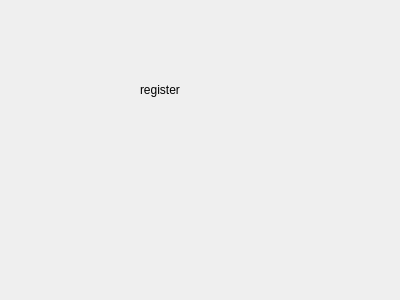
<?xml version="1.0" encoding="UTF-8"?>
<ui version="4.0">
 <class>Form</class>
 <widget class="QWidget" name="Form">
  <property name="geometry">
   <rect>
    <x>0</x>
    <y>0</y>
    <width>400</width>
    <height>300</height>
   </rect>
  </property>
  <property name="windowTitle">
   <string>Form</string>
  </property>
  <widget class="QLabel" name="label">
   <property name="geometry">
    <rect>
     <x>140</x>
     <y>80</y>
     <width>66</width>
     <height>19</height>
    </rect>
   </property>
   <property name="text">
    <string>register</string>
   </property>
  </widget>
 </widget>
 <resources/>
 <connections/>
</ui>
